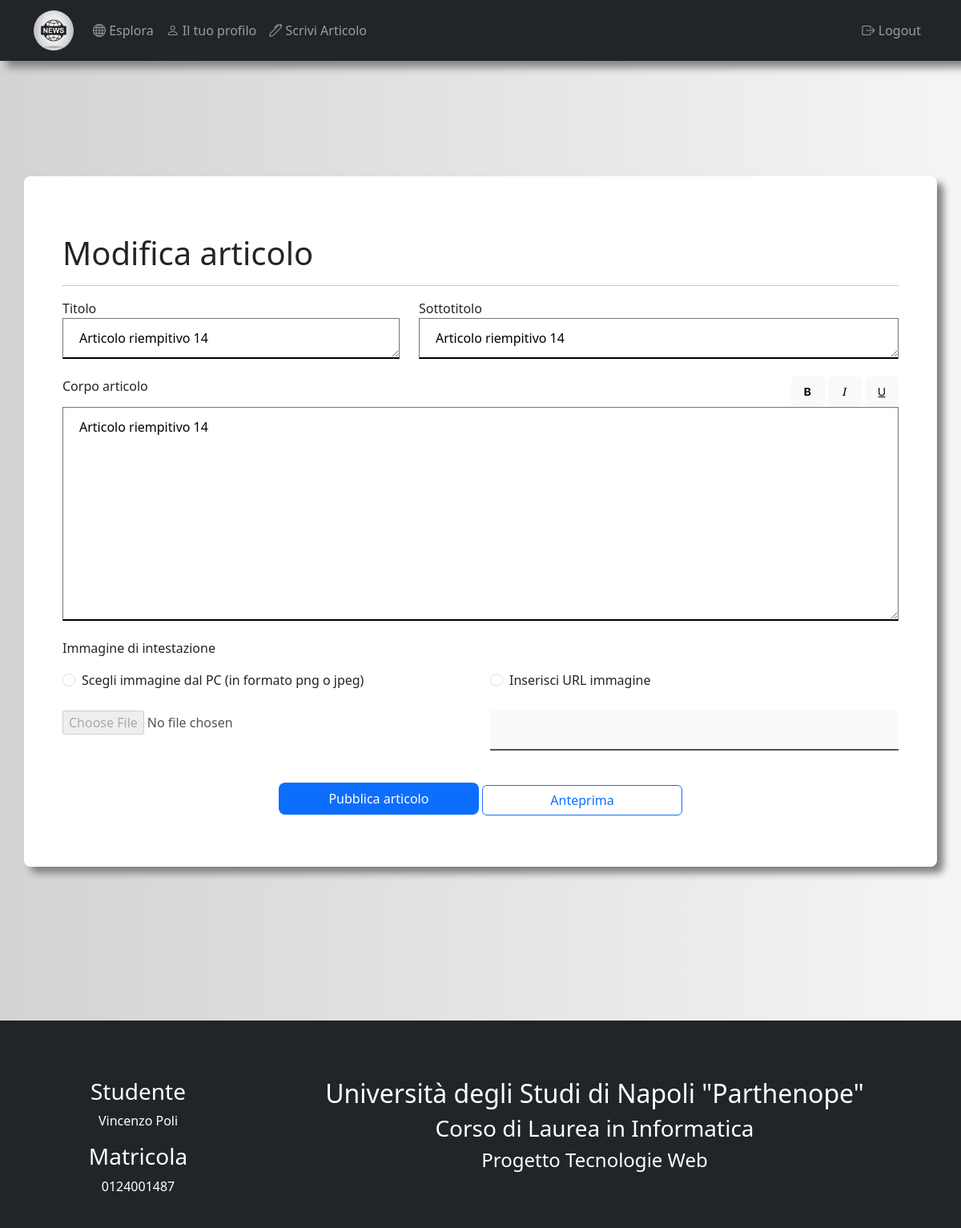
The app's page /edit_article/Articolo riempitivo 14 (signed in) with its own data.
### app/models.py (models this page shows, shortened)
class Article(db.Model):
    id = db.Column(db.Integer, primary_key=True)
    title = db.Column(db.String(75), unique=True)
    subtitle = db.Column(db.String(150))
    body = db.Column(db.Text())
    head_img = db.Column(db.String())
    timeStamp = db.Column(db.DateTime, index=True, default=datetime.now(timezone.utc))
    author = db.Column(db.String(64))
    user_id = db.Column(db.Integer, db.ForeignKey('user.id'))

### app/routes.py (the view, shortened to what this page needs)
@app.route('/edit_article/<article_title>', methods=['GET', 'POST'])
@login_required
def edit_article(article_title):
    roles = {'admin': 3, 'capo redattore': 2, 'redattore': 1, 'utente': 0}
    article = Article.query.filter_by(title=article_title).first()
    if roles[current_user.role] < 1 and current_user.username != article.author:
        flash('Non hai i permessi per compiere questa azione!')
        return redirect(url_for('index'))
    form = EditArticleForm()
    user = User.query.filter_by(username=article.author).first()
    date_hour = 'Articolo pubblicato il: {}/{}/{}, alle ore {}:{:02d}'.format(
        article.timeStamp.day, article.timeStamp.month, article.timeStamp.year, article.timeStamp.hour,
        article.timeStamp.minute
    )
    if request.method == 'GET':
        form.title.data = article.title
        form.subtitle.data = article.subtitle
        form.body.data = article.body
        form.head_img.data = article.head_img
    return render_template('article_form.html', title='Modifica articolo', form=form, user=user, date_hour=date_hour)

### app/forms.py (shortened to what this page needs)
class EditArticleForm(FlaskForm):
    title = TextAreaField('Titolo', validators=[Length(min=0, max=75)])
    subtitle = TextAreaField('Sottotitolo', validators=[Length(min=0, max=150)])
    body = TextAreaField(
        'Corpo articolo', validators=[
            DataRequired(), Length(min=0)]
    )
    head_img = StringField('Immagine di intestazione')
    submit = SubmitField('Pubblica articolo')

### app/models.py (called while the page is built)
@login.user_loader
def load_user(id):
    return User.query.get(id)

    def avatar(self, size):
        if self.avatar_link is not None:
            return self.avatar_link
        else:
            digest = md5(self.email.lower().encode('utf-8')).hexdigest()
            return 'https://www.gravatar.com/avatar/{}?d=identicon&s={}'.format(digest, size)

### app/routes.py (called while the page is built)
@app.before_request
def before_request():
    if current_user.is_authenticated:
        current_user.last_seen = datetime.now()
        db.session.commit()

### app/templates/article_form.html (shortened to what this page needs)
{% extends "base.html" %}
{% block app_content %}
    <h1>{{ title }}</h1>
    <hr>
    <form action="" method="post" enctype="multipart/form-data">
        <div class="row">
            <div class="col-sm-5">
                <p>
                    {{ form.title.label }}<br/>
                    {{ form.title(id='article-title', rows=1) }}
                </p>
            </div>
            <div class="col-sm-7">
                <p>
                    {{ form.subtitle.label }}<br/>
                    {{ form.subtitle(id='article-subtitle',rows=1) }}
                </p>
            </div>
        </div>
        <div class="row">
            <div class="col-sm-12">
                <p>
                    {{ form.body.label }}
                    <span class="formatting-buttons">
                        <button type="button" class="btn btn-light" id="bold" onclick="textFormatting('bold')"><i class="bi bi-type-bold"></i></button>
                        <button type="button" class="btn btn-light" onclick="textFormatting('italic')"><i class="bi bi-type-italic" id="italic"></i></button>
                        <button type="button" class="btn btn-light" onclick="textFormatting('underline')"><i class="bi bi-type-underline" id="underline"></i></button>
                    </span>
                    {{ form.body(id='article-body', rows=10) }}
                </p>
            </div>
        </div>
        <div class="row">
            <div class="col-sm-6">
                <p>
                    {{ form.head_img.label }}
                </p>
            </div>
        </div>
        <div class="row">
            <div class="col-sm-6" >
                <div class="form-check">
                    <label class="form-check-label" for="radio1">Scegli immagine dal PC (in formato png o jpeg)</label>
                    <input type="radio" class="form-check-input" id="radio1" name="optradio" value="option1"
                           onchange="changeState('radio1', 'radio2', 'image-file', 'image-url')">
                </div><br>
                <p>
                    <input id='image-file' type="file" name="filename" accept="image/png, image/jpeg" disabled>
                </p><br/>
            </div>
            <div class="col-sm-6">
                <div class="form-check">
                    <label class="form-check-label" for="radio2">Inserisci URL immagine</label>
                    <input type="radio" class="form-check-input" id="radio2" name="optradio" value="option2"
                           onchange="changeState('radio1', 'radio2', 'image-file', 'image-url')">
                </div><br>
                 <p>
                     {{ form.head_img(id='image-url', disabled=True) }}
                </p><br/>
            </div>
        </div>
            <p class="button-form">
                {{ form.submit() }}
                <button type="button" class="btn btn-outline-primary" style="width: 250px" onclick="showPreview('{{ date_hour }}')">
                    Anteprima
                </button>
            </p>
    </form>
{% endblock %}

### app/static/style.css (style rules this page uses)
.new-user, .remember-me, .profile-button, .button-form { text-align: center; }
input[type=text], input[type=password], input[type=url] { border: none; padding: 12px 20px; border-bottom: 2px solid; width: 100%; }
input[type=submit] { background-color: #0d6efd; width: 250px; padding: 8px; border-radius: 8px; color: white; border: none; }
textarea { white-space: pre-line; padding: 12px 20px; border-bottom: 2px solid; width: 100%; }
.formatting-buttons { float: right; }

### records on screen
Article: title "Articolo riempitivo 14", subtitle "Articolo riempitivo 14", body "Articolo riempitivo 14"

### other values on screen
{{ title }} "Modifica articolo"
